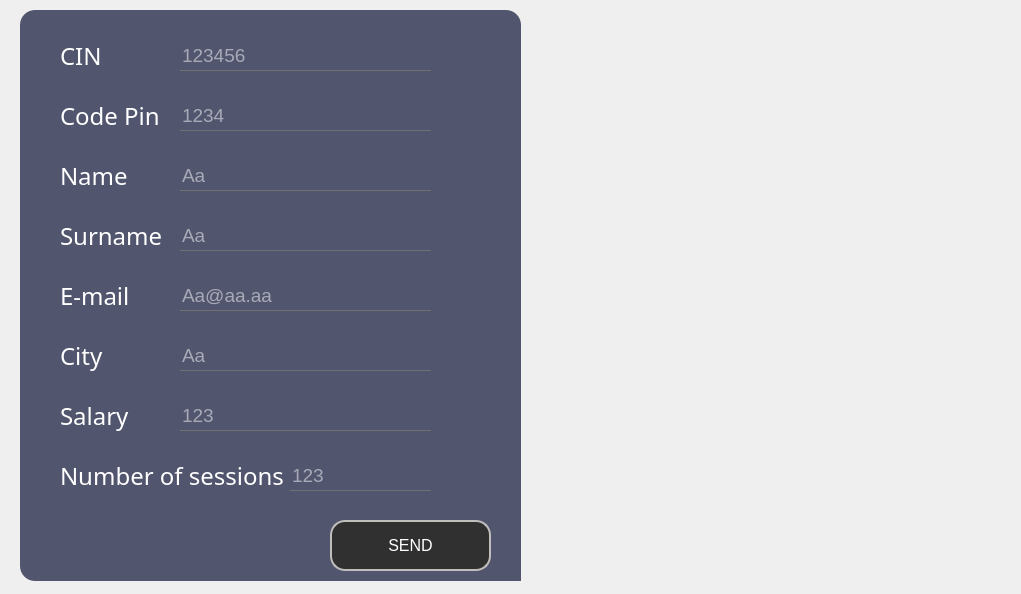
<?xml version="1.0" encoding="UTF-8"?>
<ui version="4.0">
 <class>Add</class>
 <widget class="QDialog" name="Add">
  <property name="geometry">
   <rect>
    <x>0</x>
    <y>0</y>
    <width>1021</width>
    <height>594</height>
   </rect>
  </property>
  <property name="windowTitle">
   <string>ADD AN EMPLOYEE</string>
  </property>
  <property name="styleSheet">
   <string notr="true">*{
	background:url(C:/Users/ALA/Desktop/2A/projet/hammerrr.jpg) ;
}</string>
  </property>
  <property name="sizeGripEnabled">
   <bool>false</bool>
  </property>
  <property name="modal">
   <bool>false</bool>
  </property>
  <widget class="QFrame" name="add_employee">
   <property name="geometry">
    <rect>
     <x>20</x>
     <y>10</y>
     <width>501</width>
     <height>571</height>
    </rect>
   </property>
   <property name="styleSheet">
    <string notr="true">QFrame
{
	background:#51556e;
    border-radius:15px;
}</string>
   </property>
   <property name="frameShape">
    <enum>QFrame::StyledPanel</enum>
   </property>
   <property name="frameShadow">
    <enum>QFrame::Raised</enum>
   </property>
   <widget class="QLabel" name="label_8">
    <property name="geometry">
     <rect>
      <x>380</x>
      <y>450</y>
      <width>231</width>
      <height>171</height>
     </rect>
    </property>
    <property name="text">
     <string/>
    </property>
    <property name="pixmap">
     <pixmap>D:/QTprojet/smart court.png</pixmap>
    </property>
    <property name="scaledContents">
     <bool>true</bool>
    </property>
   </widget>
   <widget class="QPushButton" name="add_new_employee">
    <property name="geometry">
     <rect>
      <x>310</x>
      <y>510</y>
      <width>161</width>
      <height>51</height>
     </rect>
    </property>
    <property name="font">
     <font>
      <pointsize>12</pointsize>
     </font>
    </property>
    <property name="styleSheet">
     <string notr="true">*{
color:white;
border-radius: 15px;
background:#303030;
border: 2px solid #bfbeba;
}

*:hover
{
	color:#303030;
	border-radius:15px;
	background:white;
border: 2px solid #bfbeba;
}</string>
    </property>
    <property name="text">
     <string>SEND</string>
    </property>
   </widget>
   <widget class="QLineEdit" name="LCin">
    <property name="geometry">
     <rect>
      <x>160</x>
      <y>30</y>
      <width>251</width>
      <height>31</height>
     </rect>
    </property>
    <property name="font">
     <font>
      <pointsize>14</pointsize>
     </font>
    </property>
    <property name="acceptDrops">
     <bool>true</bool>
    </property>
    <property name="styleSheet">
     <string notr="true">*{
background:transparent;
border:none;
color:white;
border-bottom:1px solid #717072;
}</string>
    </property>
    <property name="inputMask">
     <string/>
    </property>
    <property name="text">
     <string/>
    </property>
    <property name="maxLength">
     <number>32767</number>
    </property>
    <property name="echoMode">
     <enum>QLineEdit::Normal</enum>
    </property>
    <property name="placeholderText">
     <string>123456</string>
    </property>
   </widget>
   <widget class="QLabel" name="label_7">
    <property name="geometry">
     <rect>
      <x>40</x>
      <y>20</y>
      <width>51</width>
      <height>51</height>
     </rect>
    </property>
    <property name="styleSheet">
     <string notr="true">*{
    font-family:century gothic;
    font-size:24px;
	color:white;
}

</string>
    </property>
    <property name="text">
     <string>CIN</string>
    </property>
   </widget>
   <widget class="QLabel" name="label_9">
    <property name="geometry">
     <rect>
      <x>40</x>
      <y>80</y>
      <width>111</width>
      <height>51</height>
     </rect>
    </property>
    <property name="styleSheet">
     <string notr="true">*{
    font-family:century gothic;
    font-size:24px;
	color:white;
}

</string>
    </property>
    <property name="text">
     <string>Code Pin</string>
    </property>
   </widget>
   <widget class="QLineEdit" name="LCodePin">
    <property name="geometry">
     <rect>
      <x>160</x>
      <y>90</y>
      <width>251</width>
      <height>31</height>
     </rect>
    </property>
    <property name="font">
     <font>
      <pointsize>14</pointsize>
     </font>
    </property>
    <property name="acceptDrops">
     <bool>true</bool>
    </property>
    <property name="styleSheet">
     <string notr="true">*{
background:transparent;
border:none;
color:white;
border-bottom:1px solid #717072;
}</string>
    </property>
    <property name="inputMask">
     <string/>
    </property>
    <property name="text">
     <string/>
    </property>
    <property name="maxLength">
     <number>32767</number>
    </property>
    <property name="echoMode">
     <enum>QLineEdit::Normal</enum>
    </property>
    <property name="placeholderText">
     <string>1234</string>
    </property>
   </widget>
   <widget class="QLabel" name="label_10">
    <property name="geometry">
     <rect>
      <x>40</x>
      <y>140</y>
      <width>111</width>
      <height>51</height>
     </rect>
    </property>
    <property name="styleSheet">
     <string notr="true">*{
    font-family:century gothic;
    font-size:24px;
	color:white;
}

</string>
    </property>
    <property name="text">
     <string>Name</string>
    </property>
   </widget>
   <widget class="QLineEdit" name="LName">
    <property name="geometry">
     <rect>
      <x>160</x>
      <y>150</y>
      <width>251</width>
      <height>31</height>
     </rect>
    </property>
    <property name="font">
     <font>
      <pointsize>14</pointsize>
     </font>
    </property>
    <property name="acceptDrops">
     <bool>true</bool>
    </property>
    <property name="styleSheet">
     <string notr="true">*{
background:transparent;
border:none;
color:white;
border-bottom:1px solid #717072;
}</string>
    </property>
    <property name="inputMask">
     <string/>
    </property>
    <property name="text">
     <string/>
    </property>
    <property name="maxLength">
     <number>32767</number>
    </property>
    <property name="echoMode">
     <enum>QLineEdit::Normal</enum>
    </property>
    <property name="placeholderText">
     <string>Aa</string>
    </property>
   </widget>
   <widget class="QLabel" name="label_11">
    <property name="geometry">
     <rect>
      <x>40</x>
      <y>200</y>
      <width>111</width>
      <height>51</height>
     </rect>
    </property>
    <property name="styleSheet">
     <string notr="true">*{
    font-family:century gothic;
    font-size:24px;
	color:white;
}

</string>
    </property>
    <property name="text">
     <string>Surname</string>
    </property>
   </widget>
   <widget class="QLineEdit" name="LSurname">
    <property name="geometry">
     <rect>
      <x>160</x>
      <y>210</y>
      <width>251</width>
      <height>31</height>
     </rect>
    </property>
    <property name="font">
     <font>
      <pointsize>14</pointsize>
     </font>
    </property>
    <property name="acceptDrops">
     <bool>true</bool>
    </property>
    <property name="styleSheet">
     <string notr="true">*{
background:transparent;
border:none;
color:white;
border-bottom:1px solid #717072;
}</string>
    </property>
    <property name="inputMask">
     <string/>
    </property>
    <property name="text">
     <string/>
    </property>
    <property name="maxLength">
     <number>32767</number>
    </property>
    <property name="echoMode">
     <enum>QLineEdit::Normal</enum>
    </property>
    <property name="placeholderText">
     <string>Aa</string>
    </property>
   </widget>
   <widget class="QLabel" name="label_12">
    <property name="geometry">
     <rect>
      <x>40</x>
      <y>260</y>
      <width>111</width>
      <height>51</height>
     </rect>
    </property>
    <property name="styleSheet">
     <string notr="true">*{
    font-family:century gothic;
    font-size:24px;
	color:white;
}

</string>
    </property>
    <property name="text">
     <string>E-mail</string>
    </property>
   </widget>
   <widget class="QLineEdit" name="LEmail">
    <property name="geometry">
     <rect>
      <x>160</x>
      <y>270</y>
      <width>251</width>
      <height>31</height>
     </rect>
    </property>
    <property name="font">
     <font>
      <pointsize>14</pointsize>
     </font>
    </property>
    <property name="acceptDrops">
     <bool>true</bool>
    </property>
    <property name="styleSheet">
     <string notr="true">*{
background:transparent;
border:none;
color:white;
border-bottom:1px solid #717072;
}</string>
    </property>
    <property name="inputMask">
     <string/>
    </property>
    <property name="text">
     <string/>
    </property>
    <property name="maxLength">
     <number>32767</number>
    </property>
    <property name="echoMode">
     <enum>QLineEdit::Normal</enum>
    </property>
    <property name="placeholderText">
     <string>Aa@aa.aa</string>
    </property>
   </widget>
   <widget class="QLabel" name="label_13">
    <property name="geometry">
     <rect>
      <x>40</x>
      <y>320</y>
      <width>111</width>
      <height>51</height>
     </rect>
    </property>
    <property name="styleSheet">
     <string notr="true">*{
    font-family:century gothic;
    font-size:24px;
	color:white;
}

</string>
    </property>
    <property name="text">
     <string>City</string>
    </property>
   </widget>
   <widget class="QLineEdit" name="LCity">
    <property name="geometry">
     <rect>
      <x>160</x>
      <y>330</y>
      <width>251</width>
      <height>31</height>
     </rect>
    </property>
    <property name="font">
     <font>
      <pointsize>14</pointsize>
     </font>
    </property>
    <property name="acceptDrops">
     <bool>true</bool>
    </property>
    <property name="styleSheet">
     <string notr="true">*{
background:transparent;
border:none;
color:white;
border-bottom:1px solid #717072;
}</string>
    </property>
    <property name="inputMask">
     <string/>
    </property>
    <property name="text">
     <string/>
    </property>
    <property name="maxLength">
     <number>32767</number>
    </property>
    <property name="echoMode">
     <enum>QLineEdit::Normal</enum>
    </property>
    <property name="placeholderText">
     <string>Aa</string>
    </property>
   </widget>
   <widget class="QLabel" name="label_14">
    <property name="geometry">
     <rect>
      <x>40</x>
      <y>380</y>
      <width>111</width>
      <height>51</height>
     </rect>
    </property>
    <property name="styleSheet">
     <string notr="true">*{
    font-family:century gothic;
    font-size:24px;
	color:white;
}

</string>
    </property>
    <property name="text">
     <string>Salary</string>
    </property>
   </widget>
   <widget class="QLineEdit" name="LSalary">
    <property name="geometry">
     <rect>
      <x>160</x>
      <y>390</y>
      <width>251</width>
      <height>31</height>
     </rect>
    </property>
    <property name="font">
     <font>
      <pointsize>14</pointsize>
     </font>
    </property>
    <property name="acceptDrops">
     <bool>true</bool>
    </property>
    <property name="styleSheet">
     <string notr="true">*{
background:transparent;
border:none;
color:white;
border-bottom:1px solid #717072;
}</string>
    </property>
    <property name="inputMask">
     <string/>
    </property>
    <property name="text">
     <string/>
    </property>
    <property name="maxLength">
     <number>32767</number>
    </property>
    <property name="echoMode">
     <enum>QLineEdit::Normal</enum>
    </property>
    <property name="placeholderText">
     <string>123</string>
    </property>
   </widget>
   <widget class="QLabel" name="label_15">
    <property name="geometry">
     <rect>
      <x>40</x>
      <y>440</y>
      <width>231</width>
      <height>51</height>
     </rect>
    </property>
    <property name="styleSheet">
     <string notr="true">*{
    font-family:century gothic;
    font-size:24px;
	color:white;
}

</string>
    </property>
    <property name="text">
     <string>Number of sessions</string>
    </property>
   </widget>
   <widget class="QLineEdit" name="LNS">
    <property name="geometry">
     <rect>
      <x>270</x>
      <y>450</y>
      <width>141</width>
      <height>31</height>
     </rect>
    </property>
    <property name="font">
     <font>
      <pointsize>14</pointsize>
     </font>
    </property>
    <property name="acceptDrops">
     <bool>true</bool>
    </property>
    <property name="styleSheet">
     <string notr="true">*{
background:transparent;
border:none;
color:white;
border-bottom:1px solid #717072;
}</string>
    </property>
    <property name="inputMask">
     <string/>
    </property>
    <property name="text">
     <string/>
    </property>
    <property name="maxLength">
     <number>32767</number>
    </property>
    <property name="echoMode">
     <enum>QLineEdit::Normal</enum>
    </property>
    <property name="placeholderText">
     <string>123</string>
    </property>
   </widget>
   <zorder>label_8</zorder>
   <zorder>add_new_employee</zorder>
   <zorder>label_7</zorder>
   <zorder>label_9</zorder>
   <zorder>LCin</zorder>
   <zorder>LCodePin</zorder>
   <zorder>label_10</zorder>
   <zorder>LName</zorder>
   <zorder>label_11</zorder>
   <zorder>LSurname</zorder>
   <zorder>label_12</zorder>
   <zorder>LEmail</zorder>
   <zorder>label_13</zorder>
   <zorder>LCity</zorder>
   <zorder>label_14</zorder>
   <zorder>LSalary</zorder>
   <zorder>label_15</zorder>
   <zorder>LNS</zorder>
  </widget>
 </widget>
 <resources/>
 <connections/>
</ui>
